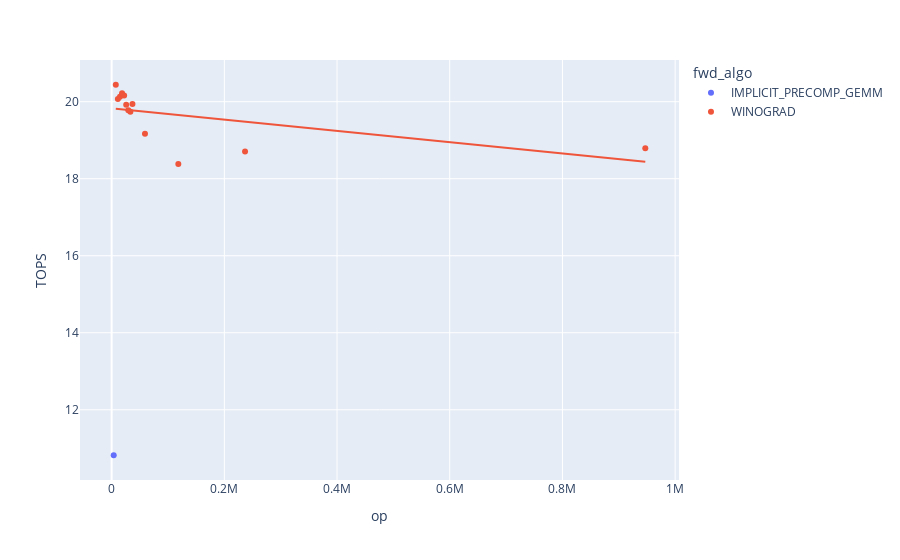

Source (notebook cell):
### Code cell
fig = px.scatter(df[(df["w"] == 224) & (df["precision"] == "float")], x="op", y="TOPS", color="fwd_algo", trendline="ols")
fig.show()
results = px.get_trendline_results(fig)
results.px_fit_results.iloc[0].summary()

### Figure 1 — Plotly figure (JSON) as saved in the notebook; plotly's stock layout.template omitted (floating-point values rounded to 4 significant figures)
{"data": [{"hovertemplate": "fwd_algo=IMPLICIT_PRECOMP_GEMM<br>op=%{x}<br>TOPS=%{y}<extra></extra>", "legendgroup": "IMPLICIT_PRECOMP_GEMM", "marker": {"color": "#636efa", "symbol": "circle"}, "mode": "markers", "name": "IMPLICIT_PRECOMP_GEMM", "showlegend": true, "type": "scatter", "x": [3699], "xaxis": "x", "y": [10.82], "yaxis": "y"}, {"hovertemplate": "fwd_algo=IMPLICIT_PRECOMP_GEMM<extra></extra>", "legendgroup": "IMPLICIT_PRECOMP_GEMM", "marker": {"color": "#636efa", "symbol": "circle"}, "mode": "lines", "name": "IMPLICIT_PRECOMP_GEMM", "showlegend": false, "type": "scatter", "xaxis": "x", "yaxis": "y"}, {"hovertemplate": "fwd_algo=WINOGRAD<br>op=%{x}<br>TOPS=%{y}<extra></extra>", "legendgroup": "WINOGRAD", "marker": {"color": "#EF553B", "symbol": "circle"}, "mode": "markers", "name": "WINOGRAD", "showlegend": true, "type": "scatter", "x": [7399, 11098, 14798, 18497, 22196, 25896, 29595, 33294, 36994, 59190, 118380, 236760, 947040], "xaxis": "x", "y": [20.44, 20.07, 20.13, 20.22, 20.16, 19.92, 19.78, 19.74, 19.94, 19.17, 18.38, 18.71, 18.79], "yaxis": "y"}, {"hovertemplate": "<b>OLS trendline</b><br>TOPS = -1.46114e-06 * op + 19.8255<br>R<sup>2</sup>=0.319662<br><br>fwd_algo=WINOGRAD<br>op=%{x}<br>TOPS=%{y} <b>(trend)</b><extra></extra>", "legendgroup": "WINOGRAD", "marker": {"color": "#EF553B", "symbol": "circle"}, "mode": "lines", "name": "WINOGRAD", "showlegend": false, "type": "scatter", "x": [7399, 11098, 14798, 18497, 22196, 25896, 29595, 33294, 36994, 59190, 118380, 236760, 947040], "xaxis": "x", "y": [19.81, 19.81, 19.8, 19.8, 19.79, 19.79, 19.78, 19.78, 19.77, 19.74, 19.65, 19.48, 18.44], "yaxis": "y"}], "layout": {"legend": {"title": {"text": "fwd_algo"}, "tracegroupgap": 0}, "margin": {"t": 60}, "xaxis": {"anchor": "y", "domain": [0, 1], "title": {"text": "op"}}, "yaxis": {"anchor": "x", "domain": [0, 1], "title": {"text": "TOPS"}}}}
